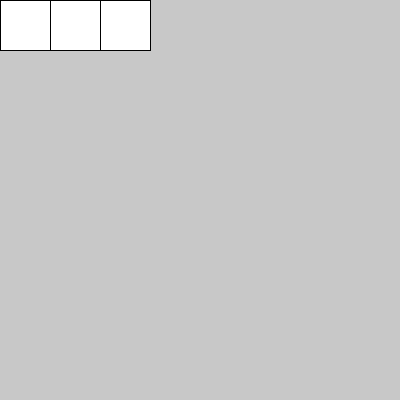
Frame 1 (no input)
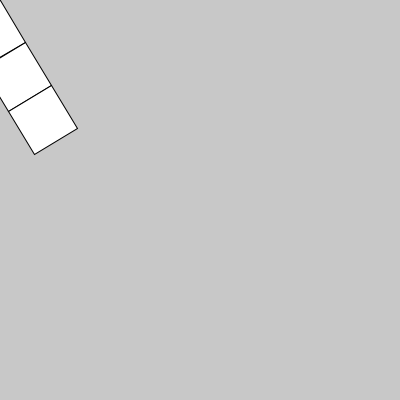
Frame 60 (the mouse pressed at the canvas centre just before this capture)
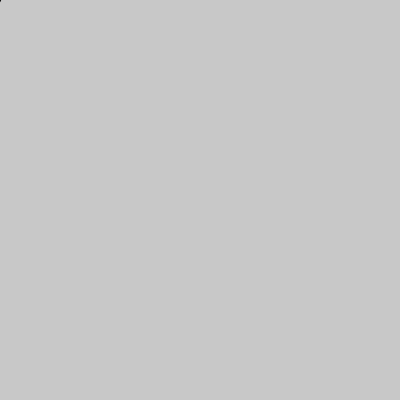
Frame 120 (the mouse held since frame 60 and released just before this capture)

The Processing sketch that drew these frames (run headless with seeded random() and noise(); from frame 60 on, the mouse is pressed at the canvas centre):

// Processing sketch: rotate_1
// ── rotate_1.pde
int grados = 0;

void setup(){
  size(400,400);
}

void draw(){
  background(200);
  rotate(radians(grados));
  rect(0,0,50,50);
  rect(50,0,50,50);
  rect(100,0,50,50);
  grados++;
}
